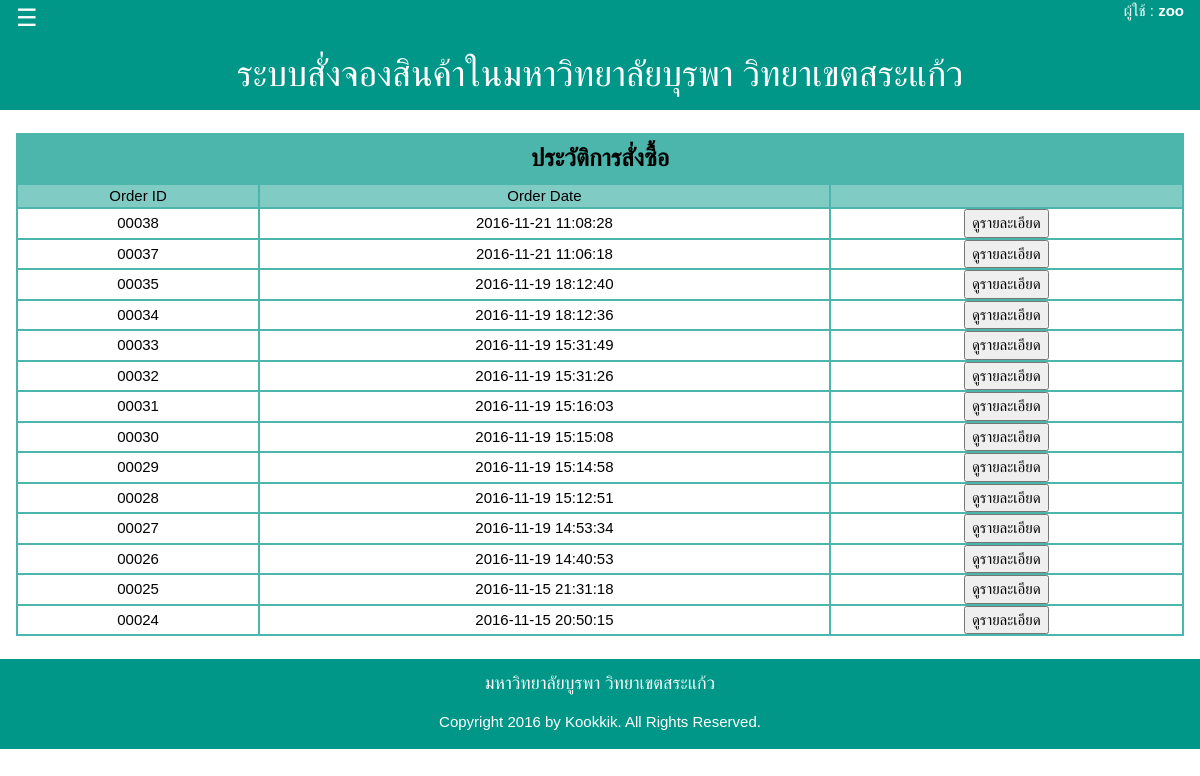
Screenshot of /source/history.php (signed in) with the database file from the repository.
### tables this page shows
CREATE TABLE `orders` (
  `Order_Id` int(5) unsigned zerofill NOT NULL auto_increment,
  `Order_Date` datetime NOT NULL,
  `Person_Id` int(11) NOT NULL,
  PRIMARY KEY  (`Order_Id`)
);

### source/history.php (the view, shortened to what this page needs)
<?php
include ("layout.php");
include ("config.php");
?>
<div id="kk-content">
	<div class="w3-container">
<br />
<table width="100%" border="0" align="center" cellpadding="0" cellspacing="0">
  <tr>
    <td width="100%" valign="top">
<table width="100%" border="0" align="center" cellpadding="0" cellspacing="0" bordercolor="#4DB6AC" id="details1">
		<tr height="50">
<td colspan="8" height = "40" bgcolor="#4DB6AC"><div align="center"><strong><font size = "5">ประวัติการสั่งซื้อ</font></strong></div></td>
        </tr>
<table width="100%" border="1" bordercolor="#4DB6AC" align="center" cellpadding="0" cellspacing="0" >
  <tr bgcolor="#80CBC4">
    <td ><center>Order ID</center></td>
    <td ><center>Order Date</center></td>
    <td ><center></center></td>
  </tr>
  <?php
	  if(isset($_SESSION["strPerson_Id"]))
	  {
		$strSQL = "SELECT * FROM orders WHERE Person_Id = '".$_SESSION["strPerson_Id"]."' ";
          $Per_Page = 50;
          $Page = $_GET["Page"];
          if(!$_GET["Page"])
          {$Page=1;}
          $Page_Start = (($Per_Page*$Page)-$Per_Page);
          $strSQL .= " order  by Order_Date DESC LIMIT $Page_Start , $Per_Page";
          $objQuery = mysqli_query($mysqli,$strSQL);
		while($objResult = mysqli_fetch_array($objQuery)){
	  ?>
	  <tr>
		<td><center><?=$objResult["Order_Id"];?></center></td>
		<td><center><?=$objResult["Order_Date"];?></center></td>
        <td align="center">
        <form action="history_detail.php" method="post">
	        <input type="submit" name="btn_view" value="ดูรายละเอียด">
        </form>
        </td>
	  </tr>
	  <?php
          }
	  }
  ?>
</table>
      </table>
	  </td>
  </tr>
</table>
<br />
</div>
</div>

### source/css/w3.css (style rules this page uses)
*,*:before,*:after { box-sizing:inherit }
html { -ms-text-size-adjust:100%;-webkit-text-size-adjust:100% }
body { margin:0 }
button,input,select,textarea { font:inherit;margin:0 }
button,input { overflow:visible }
button,html [type=button],[type=reset],[type=submit] { -webkit-appearance:button }
html,body { font-family:Verdana,sans-serif;font-size:15px;line-height:1.5 }
html { overflow-x:hidden }
.w3-container:after,.w3-panel:after,.w3-row:after,.w3-row-padding:after,.w3-topnav:after,.w3-clear:after,.w3-btn-group:before,.w3-btn-group:after,.w3-btn-bar:before,.w3-btn-bar:after { content:"";display:table;clear:both }
.w3-container { padding:0.01em 16px }

### rows the page displays
orders: Order_Id "00038", Order_Date "2016-11-21 11:08:28"
orders: Order_Id "00037", Order_Date "2016-11-21 11:06:18"
orders: Order_Id "00035", Order_Date "2016-11-19 18:12:40"
orders: Order_Id "00034", Order_Date "2016-11-19 18:12:36"
orders: Order_Id "00033", Order_Date "2016-11-19 15:31:49"
orders: Order_Id "00032", Order_Date "2016-11-19 15:31:26"
orders: Order_Id "00031", Order_Date "2016-11-19 15:16:03"
orders: Order_Id "00030", Order_Date "2016-11-19 15:15:08"
orders: Order_Id "00029", Order_Date "2016-11-19 15:14:58"
orders: Order_Id "00028", Order_Date "2016-11-19 15:12:51"
orders: Order_Id "00027", Order_Date "2016-11-19 14:53:34"
orders: Order_Id "00026", Order_Date "2016-11-19 14:40:53"
orders: Order_Id "00025", Order_Date "2016-11-15 21:31:18"
orders: Order_Id "00024", Order_Date "2016-11-15 20:50:15"

### other values shown
$_SESSION["strUsername"] "zoo"
